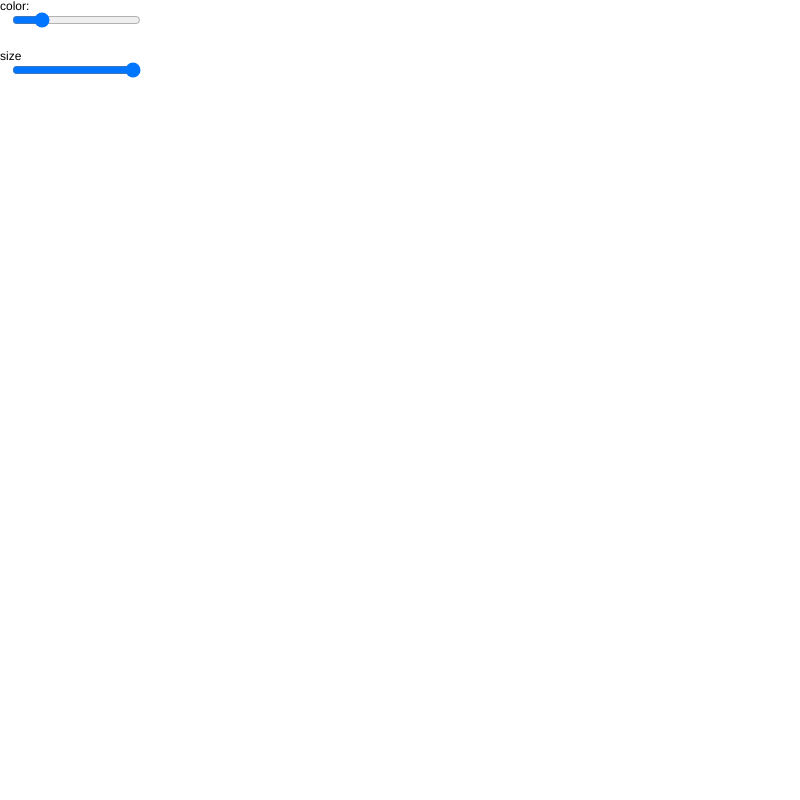
Frame 1 (no input)
Frame 60 (no input): identical to frame 1, image omitted
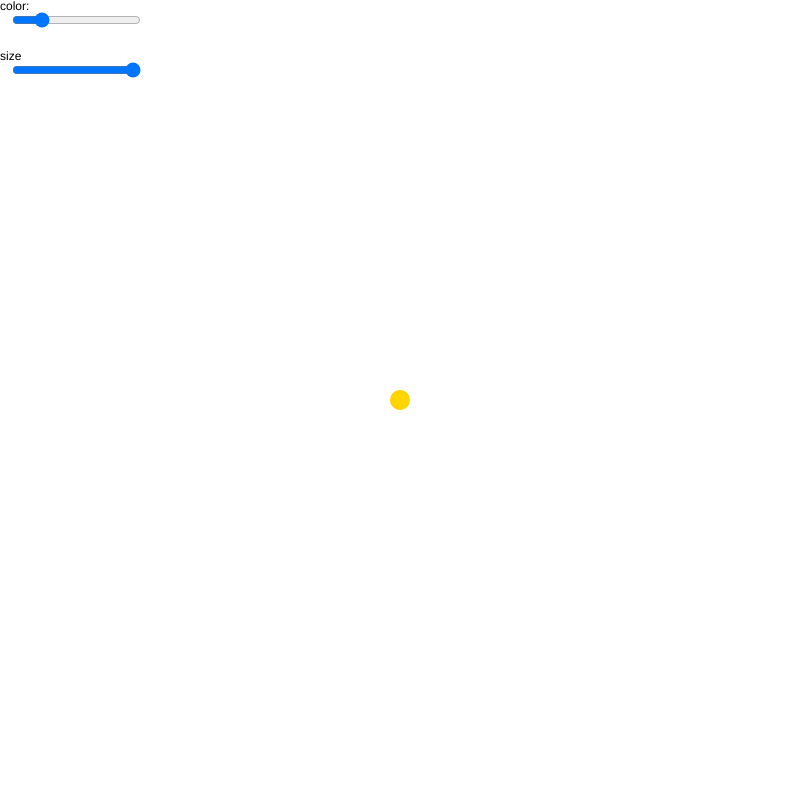
Frame 120 (the mouse pressed at the canvas centre since frame 60)

The p5.js sketch that drew these frames (run headless with seeded random() and noise() and a simulated clock; from frame 60 on, the mouse is pressed at the canvas centre):

// p5.js sketch
// ── sketch.js
let sliderR
function setup() {
  createCanvas(800, 800);
  background(255);
  colorMode(HSB)
  
	sliderColor = createSlider(0,255)
  text('color:', 0, 10)
  sliderColor.position(10,10)
 
	sliderD = createSlider(3,10)
  text('size', 0, 60)
  sliderD.position(10,60)

  welcome()
  
  
}

function draw() {
  noStroke()
  let pickColor = sliderColor.value()

  let size = sliderD.value()
  size += random(10)
  fill(pickColor,100,100,0.5)
  if (mouseIsPressed){
		circle(mouseX, mouseY, size)
	} 
}

function welcome() {
  console.log('welcome to my tool')
}
